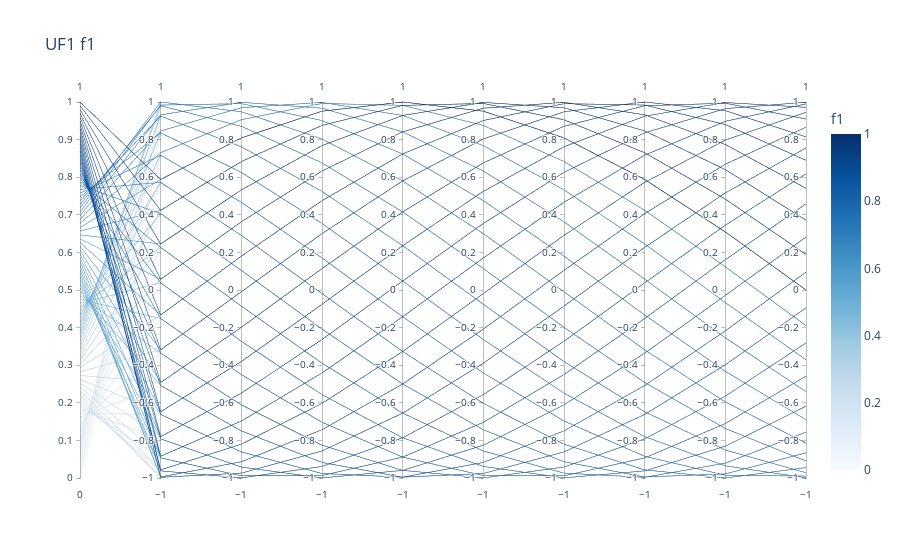
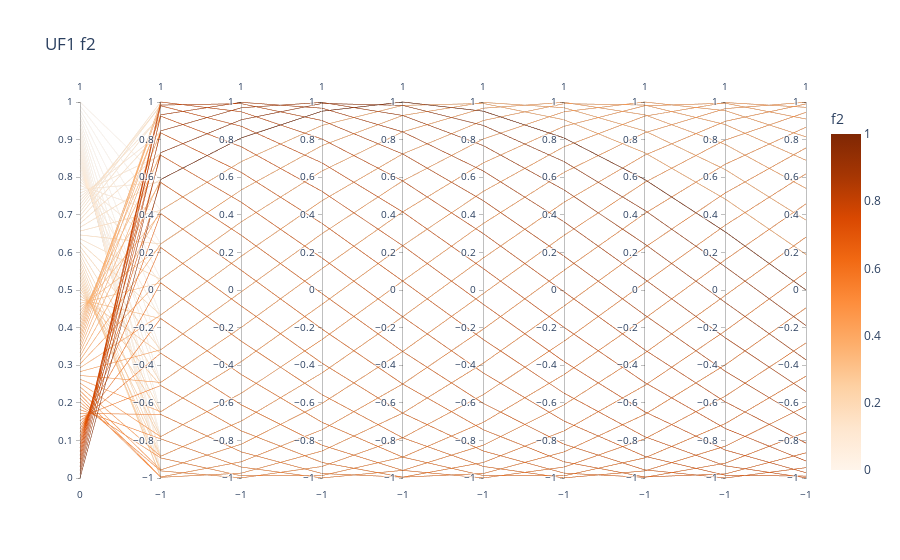
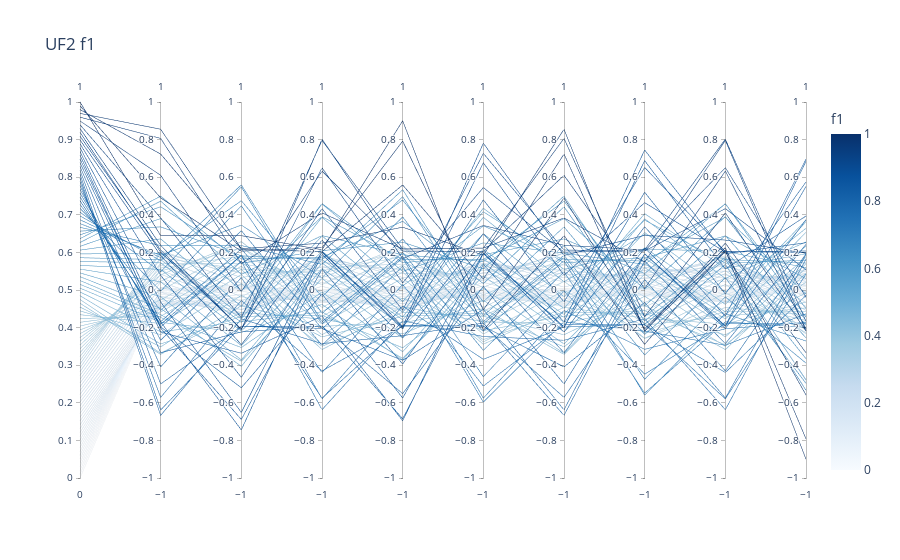
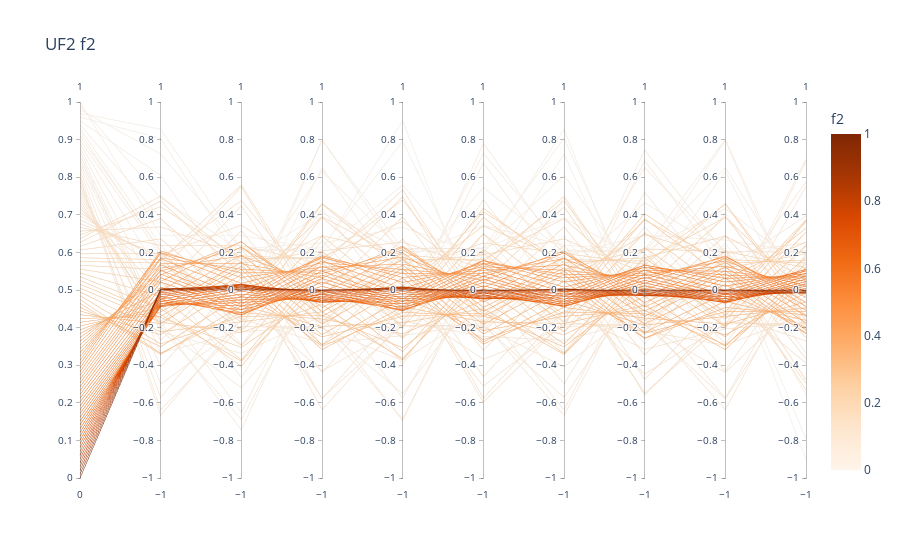

The notebook cell these images were saved under, in order:
### Code cell
from pymoo_problems.moo.uf import UF1, UF2, UF3
n_var = 10
n_samples = 100 #TODO: generate the seeds here?
plot_parallel_coordinates( UF1(n_var=n_var), "UF1", n_samples)
plot_parallel_coordinates( UF2(n_var=n_var), "UF2", n_samples)
#plot_parallel_coordinates( UF3(n_var=n_var), "UF3", n_samples)
